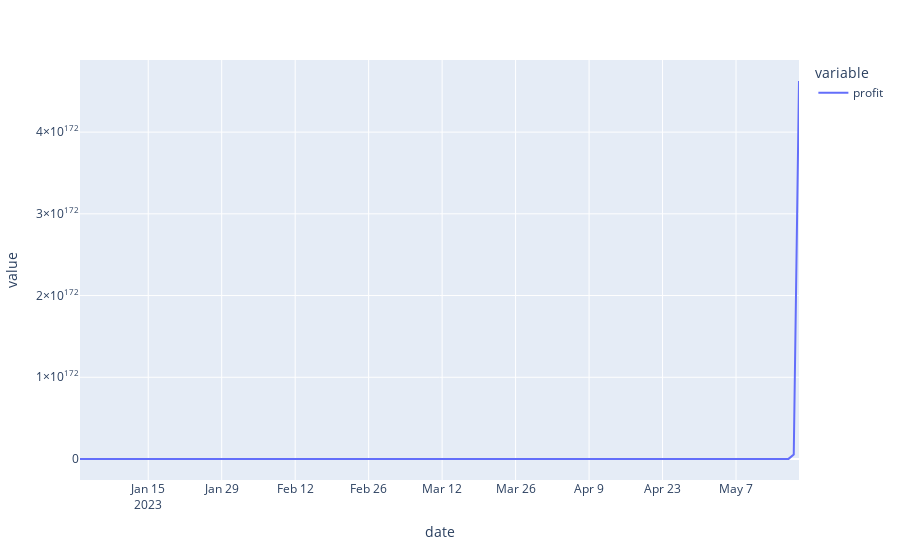

Notebook code for this chart:
### Code cell
user_cr_chart = user_cumulative_return_chart(user_cr)
user_cr_chart
